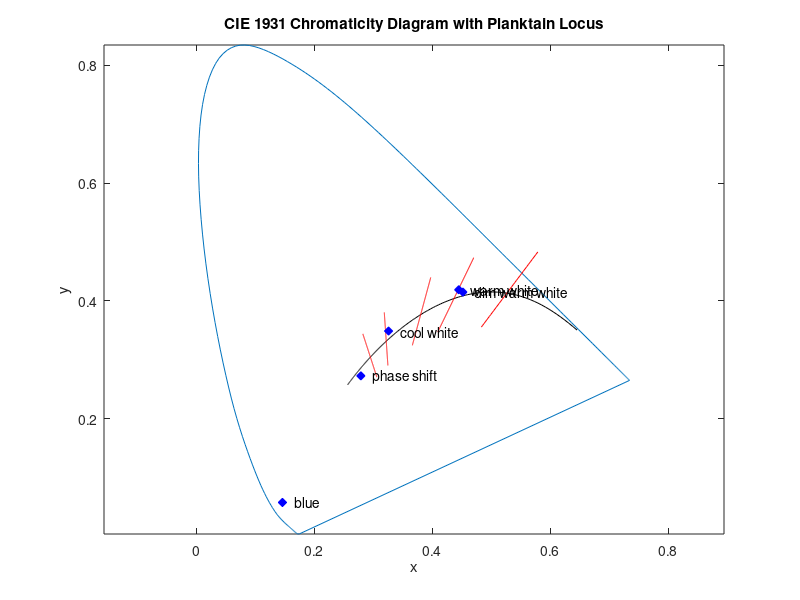
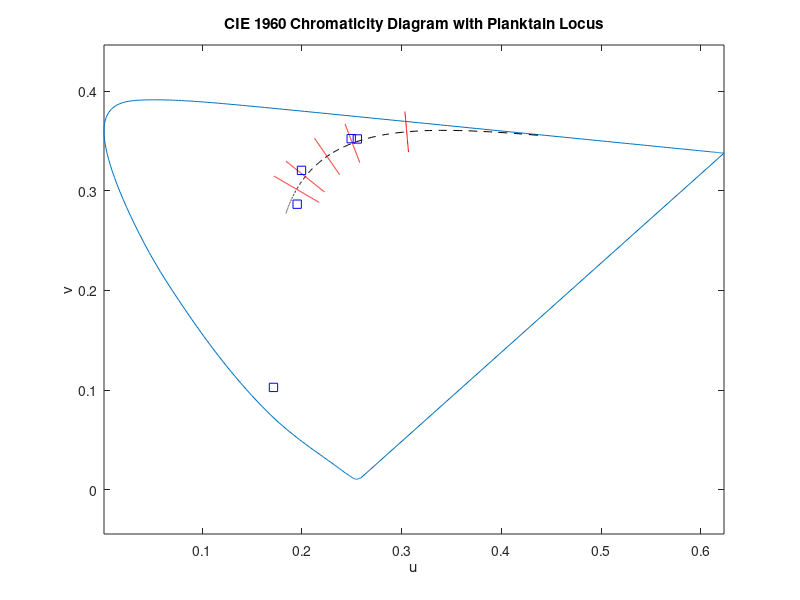
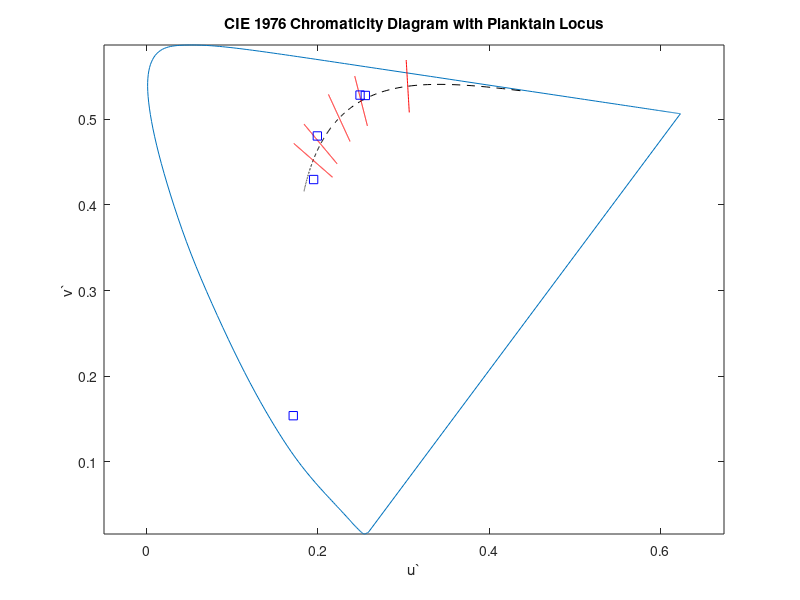

Source code (MATLAB) for these figures, in order:
%function [spectrumLocus,PlankLocus,isoTempLines] = SpecLocusPlankLocusFun()

%**** Put Temperature of Isotemperature Lines Here (K) ***********
Tiso = [2000 3000 4000 6000 8000];
% How long do you want the isotemperature lines?
CCTlimit = 0.03; % Distance in u',v' (CIE 1976) space

%data rounded to 4 decimal places 380 to 750 nm
%load('CIE31', 'wavelength','xbar','ybar','zbar');
% data to full precision 360 to 800 nm by 5 nm
%load xyz31.txt
%wavelength = (xyz31(:,1))';
%xbar = (xyz31(:,2))';
%ybar = (xyz31(:,3))';
%zbar = (xyz31(:,4))';
%Data to full precision 360 to 830 nm by 1 nm
%load('CIE31_1', 'wavelength','xbar','ybar','zbar');
Table = load('CIE31by1.txt');
wavelength = Table(:,1)';
xbar = Table(:,2)';
ybar = Table(:,3)';
zbar = Table(:,4)';
n = length(xbar);
% Generate spectrum locus for u,v space   
for i = 1:n
   spd = zeros(1,n);
   spd(i) = 1;
   X = sum(spd .* xbar);
	Y = sum(spd .* ybar);
	Z = sum(spd .* zbar);
   
   x(i) = X/(X+Y+Z);
   y(i) = Y/(X+Y+Z);
	u(i) = 4*X/(X+15*Y+3*Z);
   v(i) = 6*Y/(X+15*Y+3*Z);
   uprime(i) = u(i);
   vprime(i) = 1.5*v(i);
end
x(length(xbar)+1) = x(1);
y(length(xbar)+1) = y(1);
u(length(xbar)+1) = u(1);
v(length(xbar)+1) = v(1);
uprime(length(xbar)+1) = uprime(1);
vprime(length(xbar)+1) = vprime(1);

figure(1)
plot(x,y)
hold on
figure(2)
plot(u,v)
hold on
figure(3)
plot(uprime,vprime)
hold on

%spectrumLocus = [uprime' vprime'];
spectrumLocus = [x' y'];

%Calculate Plankian (blackbody) locus
for i = 1:(20000-1000)/50 
   Tc(i) = i*50+1000;
	wave = wavelength;
   c1 = 3.7418e-16;
	c2 = 1.4388e-2;
	spdref = c1 * (1e-9*wave).^-5 ./ (exp(c2./(Tc(i).* 1e-9*wave)) - 1);

	X = sum(spdref .* xbar);
	Y = sum(spdref .* ybar);
   Z = sum(spdref .* zbar);
   xb(i) = X/(X+Y+Z);
   yb(i) = Y/(X+Y+Z);
	ub(i) = 4*X/(X+15*Y+3*Z);
   vb(i) = 6*Y/(X+15*Y+3*Z);
   uprimeb(i) = ub(i);
   vprimeb(i) = vb(i)*1.5;
end
PlankLocus = [xb' yb'];

figure(1)
plot(xb,yb,'k-')
axis equal
title('CIE 1931 Chromaticity Diagram with Planktain Locus')
xlabel('x')
ylabel('y')
figure(2)
plot(ub,vb,'k--')
axis equal
title('CIE 1960 Chromaticity Diagram with Planktain Locus')
xlabel('u')
ylabel('v')
figure(3)
plot(uprimeb,vprimeb,'k--')
axis equal
title('CIE 1976 Chromaticity Diagram with Planktain Locus')
xlabel('u`')
ylabel('v`')

%*********** Calculation of Isotemperature Lines ******************************

ubar = (2/3)*xbar;
vbar = ybar;
wbar = -0.5*xbar + (3/2)*ybar + 0.5*zbar;

dwave = 1;

for i = 1:length(Tiso)
   spdref = c1 * (1e-9*wavelength).^-5 ./ (exp(c2./(Tiso(i).* 1e-9*wavelength)) - 1);
   spdref = spdref/max(spdref);
   wave = wavelength*1e-9;
   
   U = sum(spdref.*ubar);
   V = sum(spdref.*vbar);
   W = sum(spdref.*wbar);
   R = U+V+W;
   u(i) = U/R;
   v(i) = V/R;
      % take derivative of Plankian locus
   Uprime = c1*c2*(Tiso(i))^-2*sum(wave.^-6.*ubar.*exp(c2./(wave.*Tiso(i))).*(exp(c2./(wave.*(Tiso(i))))-1).^-2)*dwave;
   Vprime = sum(c1*c2*Tiso(i)^-2*wave.^-6.*vbar.*exp(c2./(wave.*Tiso(i))).*(exp(c2./(wave.*(Tiso(i))))-1).^-2)*dwave;
   Wprime = sum(c1*c2*Tiso(i)^-2*wave.^-6.*wbar.*exp(c2./(wave.*Tiso(i))).*(exp(c2./(wave.*(Tiso(i))))-1).^-2)*dwave;
   Rprime = Uprime+Vprime+Wprime;
   
   sl = (Vprime*R-V*Rprime)/(Uprime*R-U*Rprime);
   m = -1/sl;
   
   uLine = u(i);
   vLine = v(i);
   index = 0;
   clear uLineV;
   clear vLineV;
   while (sqrt((uLine-u(i))^2+(9/4)*(vLine-v(i))^2) < CCTlimit)
	   index = index + 1;
	   uLine = uLine + 0.0001;
	   vLine = m*uLine + (v(i)-m*u(i));
	   uLineV(index) = uLine;
	   vLineV(index) = vLine;
   end
   uLine = u(i);
   vLine = v(i);
   uLineV = fliplr(uLineV);
   vLineV = fliplr(vLineV);
   while (sqrt((uLine-u(i))^2+(9/4)*(vLine-v(i))^2) < CCTlimit)
	   index = index + 1;
	   uLine = uLine - 0.0001;
	   vLine = m*uLine + (v(i)-m*u(i));
	   uLineV(index) = uLine;
	   vLineV(index) = vLine;
   end
   isoTempLines = [uLineV',vLineV'];
   
  
   figure(2)
   hold on
   plot(uLineV,vLineV,'r-')
   hold off
   figure(1)
   hold on
   xLine = 27/4*uLineV./(9/2*uLineV - 18*vLineV + 9);
   yLine =  9/2*vLineV./(9/2*uLineV - 18*vLineV + 9);
   plot(xLine,yLine,'r-')
   hold off
   figure(3)
   hold on
   uPrimeLine = uLineV;
   vPrimeLine = vLineV*1.5;
   plot(uPrimeLine, vPrimeLine,'r-')
   hold off
	   
end

px = [.445,.452,.326,.279,.146];
py = [.419,.415,.349,.273,.0583];
labels = {'warm white','dim warm white','cool white','phase shift','blue'};
puprime = 4*px./(-2*px+12*py+3);
pvprime = 9*py./(-2*px+12*py+3);
pu = puprime;
pv = 2/3*pvprime;

figure(1)
hold on
h1 = plot(px,py,'bd');
set(h1,'MarkerFaceColor',[0,0,1]);
hold off
for i1 = 1:length(labels)
    text(px(i1)+.02,py(i1),labels(i1))
end
figure(2)
hold on
plot(pu,pv,'bs')
hold off
figure(3)
hold on
plot(puprime,pvprime,'bs')
hold off

